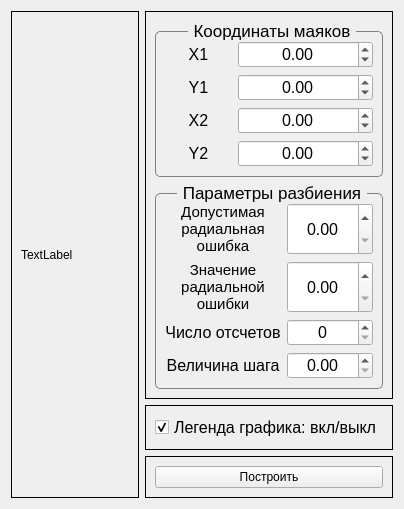
      <widget class="QWidget" name="tab_m2">
       <attribute name="title">
        <string>Дальномерный</string>
       </attribute>
       <layout class="QHBoxLayout" name="hlayout_tab_m2">
        <item>
         <layout class="QHBoxLayout" name="hlayout_main_m2" stretch="10,5">
          <item>
           <widget class="QFrame" name="frame_graph_m2">
            <property name="frameShape">
             <enum>QFrame::Box</enum>
            </property>
            <property name="frameShadow">
             <enum>QFrame::Plain</enum>
            </property>
            <layout class="QHBoxLayout" name="hlayout_graph_m2">
             <item>
              <widget class="QLabel" name="lbl_to_morph_m2">
               <property name="text">
                <string>TextLabel</string>
               </property>
              </widget>
             </item>
            </layout>
           </widget>
          </item>
          <item>
           <layout class="QVBoxLayout" name="vlayout_active_m2" stretch="20,2,3">
            <item>
             <widget class="QFrame" name="frame_params_m2">
              <property name="frameShape">
               <enum>QFrame::Box</enum>
              </property>
              <property name="frameShadow">
               <enum>QFrame::Plain</enum>
              </property>
              <layout class="QVBoxLayout" name="vlayout_params_m2">
               <item>
                <widget class="QGroupBox" name="groupbox_coords_m2">
                 <property name="baseSize">
                  <size>
                   <width>0</width>
                   <height>0</height>
                  </size>
                 </property>
                 <property name="font">
                  <font>
                   <pointsize>13</pointsize>
                  </font>
                 </property>
                 <property name="styleSheet">
                  <string notr="true">QGroupBox{border:1px solid gray;border-radius:5px;margin-top: 10px;}
QGroupBox::title{subcontrol-origin: margin; subcontrol-position:top center;padding:0 3px;}</string>
                 </property>
                 <property name="title">
                  <string>Координаты маяков</string>
                 </property>
                 <property name="alignment">
                  <set>Qt::AlignCenter</set>
                 </property>
                 <layout class="QHBoxLayout" name="hlayout_groupbox_coords_m2">
                  <item>
                   <layout class="QGridLayout" name="glayout_coords_m2" columnstretch="1,2">
                    <property name="sizeConstraint">
                     <enum>QLayout::SetDefaultConstraint</enum>
                    </property>
                    <item row="1" column="1">
                     <widget class="QDoubleSpinBox" name="dspinbox_y1_m2">
                      <property name="sizePolicy">
                       <sizepolicy hsizetype="Minimum" vsizetype="Minimum">
                        <horstretch>0</horstretch>
                        <verstretch>0</verstretch>
                       </sizepolicy>
                      </property>
                      <property name="font">
                       <font>
                        <pointsize>12</pointsize>
                       </font>
                      </property>
                      <property name="styleSheet">
                       <string notr="true"/>
                      </property>
                      <property name="alignment">
                       <set>Qt::AlignCenter</set>
                      </property>
                      <property name="minimum">
                       <double>-1000.000000000000000</double>
                      </property>
                      <property name="maximum">
                       <double>1000.000000000000000</double>
                      </property>
                      <property name="value">
                       <double>0.000000000000000</double>
                      </property>
                     </widget>
                    </item>
                    <item row="0" column="1">
                     <widget class="QDoubleSpinBox" name="dspinbox_x1_m2">
                      <property name="sizePolicy">
                       <sizepolicy hsizetype="Minimum" vsizetype="Minimum">
                        <horstretch>0</horstretch>
                        <verstretch>0</verstretch>
                       </sizepolicy>
                      </property>
                      <property name="font">
                       <font>
                        <pointsize>12</pointsize>
                       </font>
                      </property>
                      <property name="styleSheet">
                       <string notr="true"/>
                      </property>
                      <property name="alignment">
                       <set>Qt::AlignCenter</set>
                      </property>
                      <property name="minimum">
                       <double>-1000.000000000000000</double>
                      </property>
                      <property name="maximum">
                       <double>1000.000000000000000</double>
                      </property>
                     </widget>
                    </item>
                    <item row="0" column="0">
                     <widget class="QLabel" name="lbl_x1_m2">
                      <property name="font">
                       <font>
                        <pointsize>12</pointsize>
                       </font>
                      </property>
                      <property name="text">
                       <string>X1</string>
                      </property>
                      <property name="alignment">
                       <set>Qt::AlignCenter</set>
                      </property>
                     </widget>
                    </item>
                    <item row="2" column="0">
                     <widget class="QLabel" name="lbl_x2_m2">
                      <property name="font">
                       <font>
                        <pointsize>12</pointsize>
                       </font>
                      </property>
                      <property name="text">
                       <string>X2</string>
                      </property>
                      <property name="alignment">
                       <set>Qt::AlignCenter</set>
                      </property>
                     </widget>
                    </item>
                    <item row="1" column="0">
                     <widget class="QLabel" name="lbl_y1_m2">
                      <property name="font">
                       <font>
                        <pointsize>12</pointsize>
                       </font>
                      </property>
                      <property name="text">
                       <string>Y1</string>
                      </property>
                      <property name="alignment">
                       <set>Qt::AlignCenter</set>
                      </property>
                     </widget>
                    </item>
                    <item row="3" column="0">
                     <widget class="QLabel" name="lbl_y2_m2">
                      <property name="font">
                       <font>
                        <pointsize>12</pointsize>
                       </font>
                      </property>
                      <property name="text">
                       <string>Y2</string>
                      </property>
                      <property name="alignment">
                       <set>Qt::AlignCenter</set>
                      </property>
                     </widget>
                    </item>
                    <item row="2" column="1">
                     <widget class="QDoubleSpinBox" name="dspinbox_x2_m2">
                      <property name="sizePolicy">
                       <sizepolicy hsizetype="Minimum" vsizetype="Minimum">
                        <horstretch>0</horstretch>
                        <verstretch>0</verstretch>
                       </sizepolicy>
                      </property>
                      <property name="font">
                       <font>
                        <pointsize>12</pointsize>
                       </font>
                      </property>
                      <property name="styleSheet">
                       <string notr="true"/>
                      </property>
                      <property name="alignment">
                       <set>Qt::AlignCenter</set>
                      </property>
                      <property name="minimum">
                       <double>-1000.000000000000000</double>
                      </property>
                      <property name="maximum">
                       <double>1000.000000000000000</double>
                      </property>
                     </widget>
                    </item>
                    <item row="3" column="1">
                     <widget class="QDoubleSpinBox" name="dspinbox_y2_m2">
                      <property name="sizePolicy">
                       <sizepolicy hsizetype="Minimum" vsizetype="Minimum">
                        <horstretch>0</horstretch>
                        <verstretch>0</verstretch>
                       </sizepolicy>
                      </property>
                      <property name="font">
                       <font>
                        <pointsize>12</pointsize>
                       </font>
                      </property>
                      <property name="styleSheet">
                       <string notr="true"/>
                      </property>
                      <property name="alignment">
                       <set>Qt::AlignCenter</set>
                      </property>
                      <property name="minimum">
                       <double>-1000.000000000000000</double>
                      </property>
                      <property name="maximum">
                       <double>1000.000000000000000</double>
                      </property>
                     </widget>
                    </item>
                   </layout>
                  </item>
                 </layout>
                </widget>
               </item>
               <item>
                <widget class="QGroupBox" name="groupbox_partition_m2">
                 <property name="font">
                  <font>
                   <pointsize>13</pointsize>
                  </font>
                 </property>
                 <property name="styleSheet">
                  <string notr="true">QGroupBox{border:1px solid gray;border-radius:5px;margin-top: 10px;}
QGroupBox::title{subcontrol-origin: margin; subcontrol-position:top center;padding:0 3px;}</string>
                 </property>
                 <property name="title">
                  <string>Параметры разбиения</string>
                 </property>
                 <property name="alignment">
                  <set>Qt::AlignCenter</set>
                 </property>
                 <layout class="QHBoxLayout" name="hlayout_groupbox_partition_m2">
                  <item>
                   <layout class="QGridLayout" name="glayout_partition_m2" columnstretch="5,3">
                    <item row="0" column="0">
                     <widget class="QLabel" name="lbl_sigma_d_m2">
                      <property name="font">
                       <font>
                        <pointsize>11</pointsize>
                       </font>
                      </property>
                      <property name="text">
                       <string>Допустимая радиальная ошибка</string>
                      </property>
                      <property name="alignment">
                       <set>Qt::AlignCenter</set>
                      </property>
                      <property name="wordWrap">
                       <bool>true</bool>
                      </property>
                     </widget>
                    </item>
                    <item row="2" column="0">
                     <widget class="QLabel" name="lbl_p_m2">
                      <property name="font">
                       <font>
                        <pointsize>12</pointsize>
                       </font>
                      </property>
                      <property name="text">
                       <string>Число отсчетов</string>
                      </property>
                      <property name="alignment">
                       <set>Qt::AlignCenter</set>
                      </property>
                     </widget>
                    </item>
                    <item row="3" column="0">
                     <widget class="QLabel" name="lbl_r_m2">
                      <property name="font">
                       <font>
                        <pointsize>12</pointsize>
                       </font>
                      </property>
                      <property name="text">
                       <string>Величина шага</string>
                      </property>
                      <property name="alignment">
                       <set>Qt::AlignCenter</set>
                      </property>
                     </widget>
                    </item>
                    <item row="1" column="0">
                     <widget class="QLabel" name="lbl_sigma_r_m2">
                      <property name="font">
                       <font>
                        <pointsize>11</pointsize>
                       </font>
                      </property>
                      <property name="text">
                       <string>Значение радиальной ошибки</string>
                      </property>
                      <property name="alignment">
                       <set>Qt::AlignCenter</set>
                      </property>
                      <property name="wordWrap">
                       <bool>true</bool>
                      </property>
                     </widget>
                    </item>
                    <item row="0" column="1">
                     <widget class="QDoubleSpinBox" name="dspinbox_sigma_d_m2">
                      <property name="sizePolicy">
                       <sizepolicy hsizetype="Minimum" vsizetype="Minimum">
                        <horstretch>0</horstretch>
                        <verstretch>0</verstretch>
                       </sizepolicy>
                      </property>
                      <property name="font">
                       <font>
                        <pointsize>12</pointsize>
                       </font>
                      </property>
                      <property name="styleSheet">
                       <string notr="true"/>
                      </property>
                      <property name="alignment">
                       <set>Qt::AlignCenter</set>
                      </property>
                      <property name="minimum">
                       <double>0.000000000000000</double>
                      </property>
                      <property name="maximum">
                       <double>1000.000000000000000</double>
                      </property>
                     </widget>
                    </item>
                    <item row="1" column="1">
                     <widget class="QDoubleSpinBox" name="dspinbox_sigma_r_m2">
                      <property name="sizePolicy">
                       <sizepolicy hsizetype="Minimum" vsizetype="Minimum">
                        <horstretch>0</horstretch>
                        <verstretch>0</verstretch>
                       </sizepolicy>
                      </property>
                      <property name="font">
                       <font>
                        <pointsize>12</pointsize>
                       </font>
                      </property>
                      <property name="styleSheet">
                       <string notr="true"/>
                      </property>
                      <property name="alignment">
                       <set>Qt::AlignCenter</set>
                      </property>
                      <property name="minimum">
                       <double>0.000000000000000</double>
                      </property>
                      <property name="maximum">
                       <double>1000.000000000000000</double>
                      </property>
                     </widget>
                    </item>
                    <item row="2" column="1">
                     <widget class="QSpinBox" name="spinbox_p_m2">
                      <property name="sizePolicy">
                       <sizepolicy hsizetype="Minimum" vsizetype="Minimum">
                        <horstretch>0</horstretch>
                        <verstretch>0</verstretch>
                       </sizepolicy>
                      </property>
                      <property name="font">
                       <font>
                        <pointsize>12</pointsize>
                       </font>
                      </property>
                      <property name="styleSheet">
                       <string notr="true"/>
                      </property>
                      <property name="alignment">
                       <set>Qt::AlignCenter</set>
                      </property>
                      <property name="maximum">
                       <number>1000</number>
                      </property>
                     </widget>
                    </item>
                    <item row="3" column="1">
                     <widget class="QDoubleSpinBox" name="dspinbox_r_m2">
                      <property name="sizePolicy">
                       <sizepolicy hsizetype="Minimum" vsizetype="Minimum">
                        <horstretch>0</horstretch>
                        <verstretch>0</verstretch>
                       </sizepolicy>
                      </property>
                      <property name="font">
                       <font>
                        <pointsize>12</pointsize>
                       </font>
                      </property>
                      <property name="styleSheet">
                       <string notr="true"/>
                      </property>
                      <property name="alignment">
                       <set>Qt::AlignCenter</set>
                      </property>
                      <property name="minimum">
                       <double>0.000000000000000</double>
                      </property>
                      <property name="maximum">
                       <double>1000.000000000000000</double>
                      </property>
                     </widget>
                    </item>
                   </layout>
                  </item>
                 </layout>
                </widget>
               </item>
              </layout>
             </widget>
            </item>
            <item>
             <widget class="QFrame" name="frame_legend_m2">
              <property name="frameShape">
               <enum>QFrame::Box</enum>
              </property>
              <property name="frameShadow">
               <enum>QFrame::Plain</enum>
              </property>
              <layout class="QHBoxLayout" name="hlayout_legend_m2">
               <item>
                <widget class="QCheckBox" name="check_legend_m2">
                 <property name="sizePolicy">
                  <sizepolicy hsizetype="Minimum" vsizetype="Minimum">
                   <horstretch>0</horstretch>
                   <verstretch>0</verstretch>
                  </sizepolicy>
                 </property>
                 <property name="font">
                  <font>
                   <pointsize>12</pointsize>
                  </font>
                 </property>
                 <property name="text">
                  <string>Легенда графика: вкл/выкл</string>
                 </property>
                 <property name="iconSize">
                  <size>
                   <width>32</width>
                   <height>20</height>
                  </size>
                 </property>
                 <property name="checked">
                  <bool>true</bool>
                 </property>
                </widget>
               </item>
              </layout>
             </widget>
            </item>
            <item>
             <widget class="QFrame" name="frame_buttons_m2">
              <property name="frameShape">
               <enum>QFrame::Box</enum>
              </property>
              <property name="frameShadow">
               <enum>QFrame::Plain</enum>
              </property>
              <layout class="QHBoxLayout" name="hlayout_buttons_m2">
               <item>
                <widget class="QPushButton" name="btn_plot_m2">
                 <property name="sizePolicy">
                  <sizepolicy hsizetype="Minimum" vsizetype="Minimum">
                   <horstretch>0</horstretch>
                   <verstretch>0</verstretch>
                  </sizepolicy>
                 </property>
                 <property name="text">
                  <string>Построить</string>
                 </property>
                </widget>
               </item>
              </layout>
             </widget>
            </item>
           </layout>
          </item>
         </layout>
        </item>
       </layout>
      </widget>
